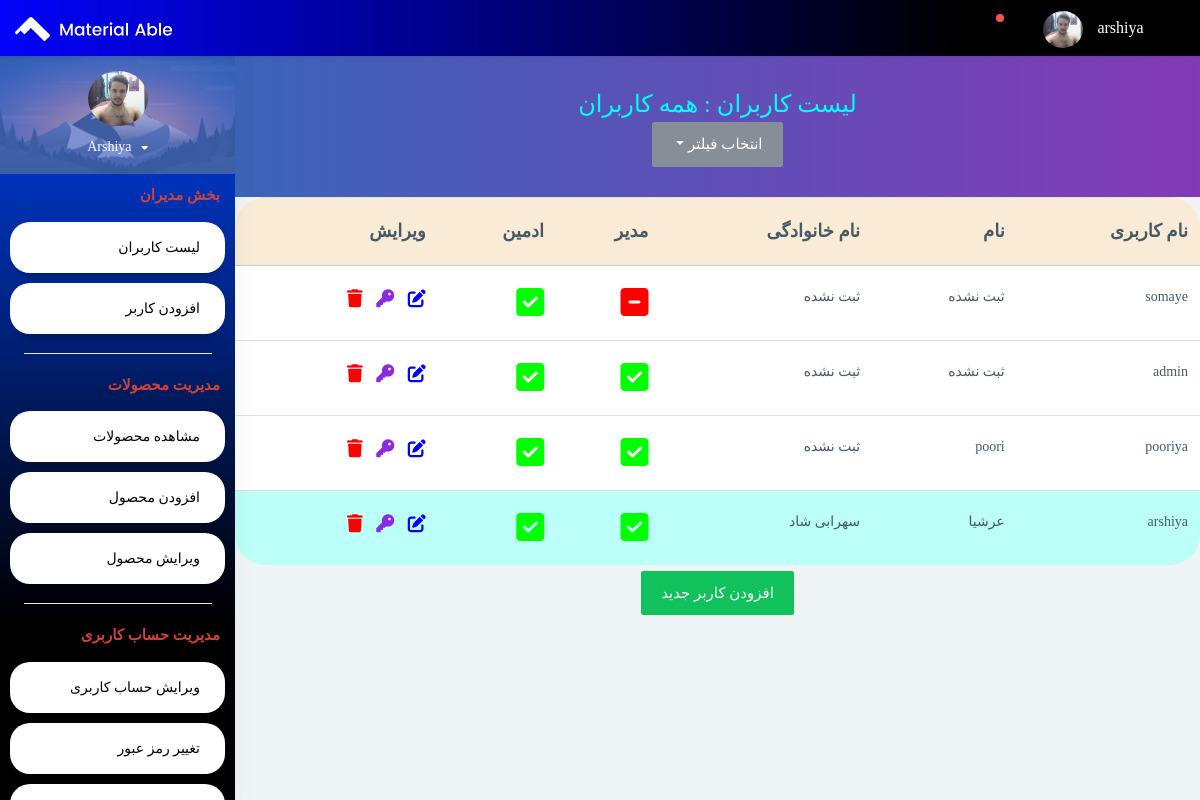
The page /panel/admins/list/all/ (signed in) on the database its author committed.
### accounts/models.py (models this page shows, shortened)
class User(AbstractUser):
    email = models.EmailField(unique=True, null=False)
    balance = models.BigIntegerField(default=0, null=True)
    image = models.ImageField(blank=True, default='profiles/defult_prof.jpg', upload_to='profiles/')
    special_til = models.DateTimeField(null=True)
    reset_pass_token = models.CharField(null=False, max_length=20)
    card = models.ManyToManyField(to=Product, related_name='customers', null=True , blank=True)

### panel/views.py (the view)
# urls.py: path('admins/list/<str:filter>/', admins_list, name='admins'),
@login_required(login_url='/accounts/?next=/panel/admins/', redirect_field_name='next')
@user_passes_test(superuser_checker, login_url='/accounts/denied/')
def admins_list(request, filter):
    if 'message' in request.session:
        message = request.session['message']
        del request.session['message']
    else:
        message = None
    if filter == 'all':
        users = User.objects.all().order_by('-date_joined')
        filter = 'همه کاربران'
    elif filter == 'superusers':
        users = User.objects.filter(is_superuser=True).order_by('date_joined')
        filter = 'مدیران'
    elif filter == 'admins':
        users = User.objects.filter(is_superuser=False, is_staff=True).order_by('date_joined')
        filter = 'ادمین ها'
    elif filter == 'normals':
        users = User.objects.filter(is_superuser=False, is_staff=False).order_by('date_joined')
        filter = 'کاربران عادی'
    context = {
        'users': users,
        'message': message,
        'filter': filter
    }
    return render(request, 'panel/admins_list.html', context=context)

### panel/views.py (called while the page is built)
def superuser_checker(user):
    if user.is_superuser:
        return True
    else:
        return False

### products/custom_context_processor.py (called while the page is built)
def category_finder(request):
    if request.user.is_authenticated:
        user = request.user
        len_card = len(user.card.all())
    else:
        len_card = 0
    return {
        'all_categories': Category.objects.all()[:3],
        'len_card': len_card,
    }

### templates/panel/admins_list.html (shortened to what this page needs)
{% extends 'panel/base.html' %}
{% load static %}
{% block panel-header %}
لیست  کاربران   :  {{filter}}
<div>
     <button class="btn btn-secondary dropdown-toggle" type="button" id="dropdownMenuButton" data-toggle="dropdown" aria-haspopup="true" aria-expanded="false">
    انتخاب فیلتر
  </button>
</div>
{% endblock %}
{% block main %}
<div class="card-block table-border-style">
    <div class="table-responsive">
        <table class="table">
            <thead>
            <tr id="table-head" style="background: antiquewhite;">
                <th>نام کاربری</th>
                <th>نام</th>
                <th>نام خانوادگی</th>
                <th>مدیر</th>
                <th>ادمین</th>
                <th>ویرایش</th>
            </tr>
            </thead>
            <tbody>
            {% for u in users %}
            <tr {% if user == u %}style="background-color : #bcfff8 ;"{% endif %} >
                <td>{{u.username}}</td>
                <td>{% if u.first_name %}{{u.first_name}}{% else %}ثبت نشده{% endif %}</td>
                <td>{% if u.last_name %}{{u.last_name}}{% else %}ثبت نشده{% endif %}</td>
                <td>{% if u.is_superuser %}<i class="fa fa-check-square"
                                                 style="font-size:xx-large ; color: lime"></i>{% else %}<i
                        class="fa fa-minus-square" style="color:red ; font-size:xx-large;"></i>{% endif %}
                </td>
                <td>{% if u.is_staff %}<i class="fa fa-check-square"
                                                 style="font-size:xx-large ; color: lime"></i>{% else %}<i
                        class="fa fa-minus-square" style="color:red ; font-size:xx-large;"></i>{% endif %}
                </td>
                <td>
                    <a title="ویرایش" class="edit-icon-admin blue" href="{% url 'panel:edit_admin' u.username %}"><i
                            class="fas fa-edit"></i></a>
                    <a title="تغییر گدرواژه" class="edit-icon-admin "
                       href="{% url 'panel:change_pass_admin' u.username %}"><i class="fa-solid fa-key"></i></a>
                    <a title="حذف ادمین" class="edit-icon-admin red"
                       href="{% url 'panel:delete_admin' u.username %}"><i class='fas fa-trash'></i></a>
                </td>
            </tr>
            {% endfor %}
            </tbody>
        </table>
    </div>
    <div >
        <a href="{% url 'panel:add_admin' %}">
            <button type="button" class="btn btn-success centered">افزودن کاربر جدید</button>
        </a>
    </div>
{% endblock %}

### templates/panel/base.html (shortened to what this page needs)
{% load static %}
<!DOCTYPE html>
<html lang="en">
<head>
    <link rel="stylesheet" href="{% static 'panel/pages/waves/css/waves.min.css' %}" type="text/css" media="all">
    <link rel="stylesheet" type="text/css" href="{% static 'panel/css/bootstrap/css/bootstrap.min.css' %}">
    <link rel="stylesheet" href="{% static 'panel/pages/waves/css/waves.min.css' %}" type="text/css" media="all">
    <link rel="stylesheet" type="text/css" href="{% static 'panel/icon/themify-icons/themify-icons.css' %}">
    <link rel="stylesheet" type="text/css" href="{% static 'panel/css/font-awesome-n.min.css' %}">
    <link rel="stylesheet" type="text/css" href="{% static 'panel/css/font-awesome.min.css' %}">
    <link rel="stylesheet" href="https://cdnjs.cloudflare.com/ajax/libs/font-awesome/4.7.0/css/font-awesome.min.css">
    <link rel="stylesheet" type="text/css" href="{% static 'panel/css/jquery.mCustomScrollbar.css' %}">
    <link rel="stylesheet" type="text/css" href="{% static 'panel/css/style.css' %}">
    <link rel="stylesheet" type="text/css" href="{% static 'panel/css/mycss.css' %}">
    <link rel="stylesheet" type="text/css" href="{% static 'panel/css/myresponsive.css' %}">
</head>
<body>
<div id="pcoded" class="pcoded">
    <div class="pcoded-container navbar-wrapper">
        <nav class="navbar header-navbar pcoded-header">
            <div class="navbar-wrapper">
                <div class="navbar-logo">
                    <a class="mobile-menu waves-effect waves-light" id="mobile-collapse" href="#!">
                        <i class="ti-menu"></i>
                    </a>
                    <a href="{% url 'products:home' %}">
                        <img class="img-fluid" src="{% static 'panel//images/logo.png' %}" alt="Theme-Logo"/>
                    </a>
                </div>
                <div class="navbar-container container-fluid">
                    <ul class="nav-left">
                        <li>
                            <a href="#!" onclick="javascript:toggleFullScreen()" class="waves-effect waves-light">
                                <i class="ti-fullscreen"></i>
                            </a>
                        </li>
                    </ul>
                    <ul class="nav-right">
                        <li class="header-notification">
                            <a href="#!" class="waves-effect waves-light">
                                <i class="ti-bell"></i>
                                <span class="badge bg-c-red"></span>
                            </a>
                        </li>
                        <li class="user-profile header-notification">
                            <a href="#!" class="waves-effect waves-light">
                                <img src="{% if user.image %}{{user.image.url}}{% endif %}" class="img-radius"
                                     alt="User-Profile-Image">
                                <span>{{user.username}}</span>
                                <i class="ti-angle-down"></i>
                            </a>
                        </li>
                    </ul>
                </div>
            </div>
        </nav>
        <div class="pcoded-main-container">
            <div class="pcoded-wrapper">
                <nav class="pcoded-navbar">
                    <div class="pcoded-inner-navbar main-menu">
                        <div class="">
                            <div class="main-menu-header">
                                <img class="img-80 img-radius" src="{% if user.image %}{{user.image.url}}{% endif %}"
                                     alt="User-Profile-Image">
                                <div class="user-details">
                                    <span id="more-details">{{user.username}}<i class="fa fa-caret-down"></i></span>
                                </div>
                            </div>
                        </div>
                        {% if user.is_superuser %}
                        <div class="pcoded-navigation-label">
                            <span style="margin-right: 5px;">بخش مدیران</span></div>
                        <ul class="pcoded-item pcoded-left-item">
                            <li class="active">
                                <a href="{% url 'panel:admins' 'all' %}" class="waves-effect waves-dark">
                                    <span class="nav-btn">لیست کاربران</span>
                                </a>
                                <a href="{% url 'panel:add_admin' %}" class="waves-effect waves-dark">
                                    <span class="nav-btn">افزودن کاربر</span>
                                </a>
                            </li>
                        </ul>
                        {% endif %}
                        <div class="pcoded-navigation-label">
                            <span style="margin-right: 5px;"> مدیریت محصولات</span></div>
                        <ul class="pcoded-item pcoded-left-item">
                            <li class="active">
                                <a href="{% url 'panel:products' %}" class="waves-effect waves-dark ">
                                    <span class="nav-btn">مشاهده محصولات</span>
                                </a>
                                <a href="{% url 'panel:add_product' %}" class="waves-effect waves-dark">
                                    <span class="nav-btn">افزودن محصول</span>
                                </a>
                                <a href="#" class="waves-effect waves-dark">
                                    <span class="nav-btn">ویرایش محصول</span>
                                </a>
                            </li>
                        </ul>
                        <div class="pcoded-navigation-label">
                            <span style="margin-right: 5px;"> مدیریت حساب کاربری</span></div>
                        <ul class="pcoded-item pcoded-left-item">
                            <li class="active">
                                <a href="{% url 'panel:edit_admin' user.username %}" class="waves-effect waves-dark">
                                    <span class="nav-btn">ویرایش حساب کاربری</span>
                                </a>
                                <a href="{% url 'panel:change_pass_admin' user.username %}"
                                   class="waves-effect waves-dark">
                                    <span class="nav-btn">تغییر رمز عبور</span>
                                </a>
                                <a href="#" class="waves-effect waves-dark">
                                </a>
                            </li>
                        </ul>
                    </div>
                </nav>
                <div class="pcoded-content">
                    <div style="direction: rtl ; text-align: right" class="main-body">
                        <div class="page-body">
                            <div class="panel-header">
                                <span>{% block panel-header %}{% endblock %}</span>
                            </div>
                            {% block main %}{% endblock %}
                        </div>
                    </div>
                </div>
            </div>
        </div>
    </div>
</div>
</body>
</html>

### static/panel/css/mycss.css (style rules this page uses)
* { font-family: Lalezar; }
.nav-btn { margin: 10px; color: black; }
#table-head th { font-weight: bold; font-size: large; }
.edit-icon-admin { color: blueviolet; margin-left: 10px; font-size: large; }
.blue { color: blue; }
.red { color: red; }
.centered { display: block; margin-right: auto; margin-left: auto; }
.panel-header { text-align: center; background: rgb(60, 100, 185); background: linear-gradient(90deg, rgba(60, 100, 185, 1) 0%, rgba(131, 58, 180, 1) 100%); }
.panel-header span { display: block; padding: 30px; color: aqua; font-size: x-large; }

### rows shown on the page
User: image (picture), username "arshiya", username "Arshiya", first_name "عرشیا", last_name "سهرابی شاد", is_superuser True (drawn), is_staff True (drawn)
User: username "somaye", first_name "ثبت نشده", last_name "ثبت نشده", is_superuser False (drawn), is_staff True (drawn)
User: username "admin", first_name "ثبت نشده", last_name "ثبت نشده", is_superuser True (drawn), is_staff True (drawn)
User: username "pooriya", first_name "poori", last_name "ثبت نشده", is_superuser True (drawn), is_staff True (drawn)

### other values the page prints
{{ filter }} "همه کاربران"
